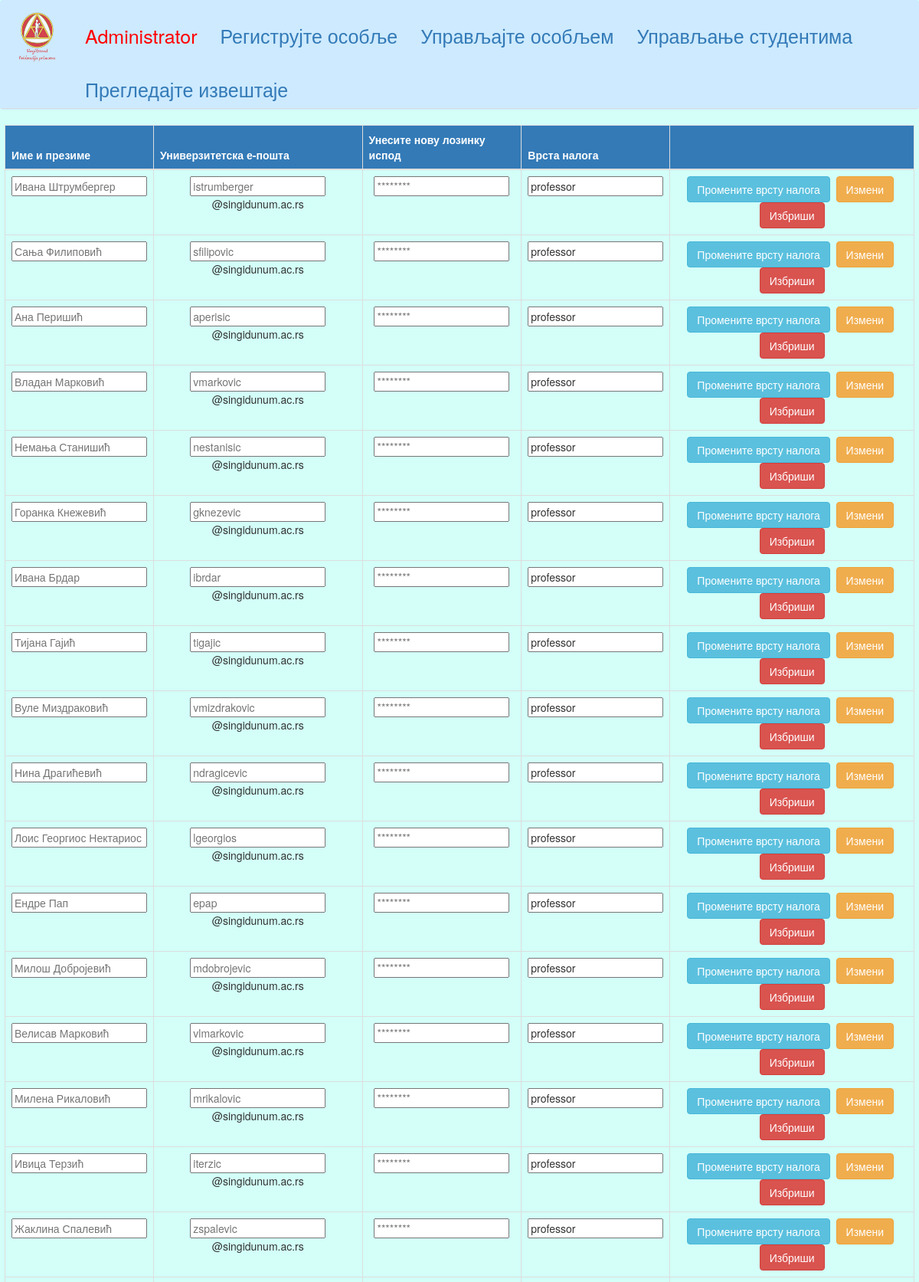
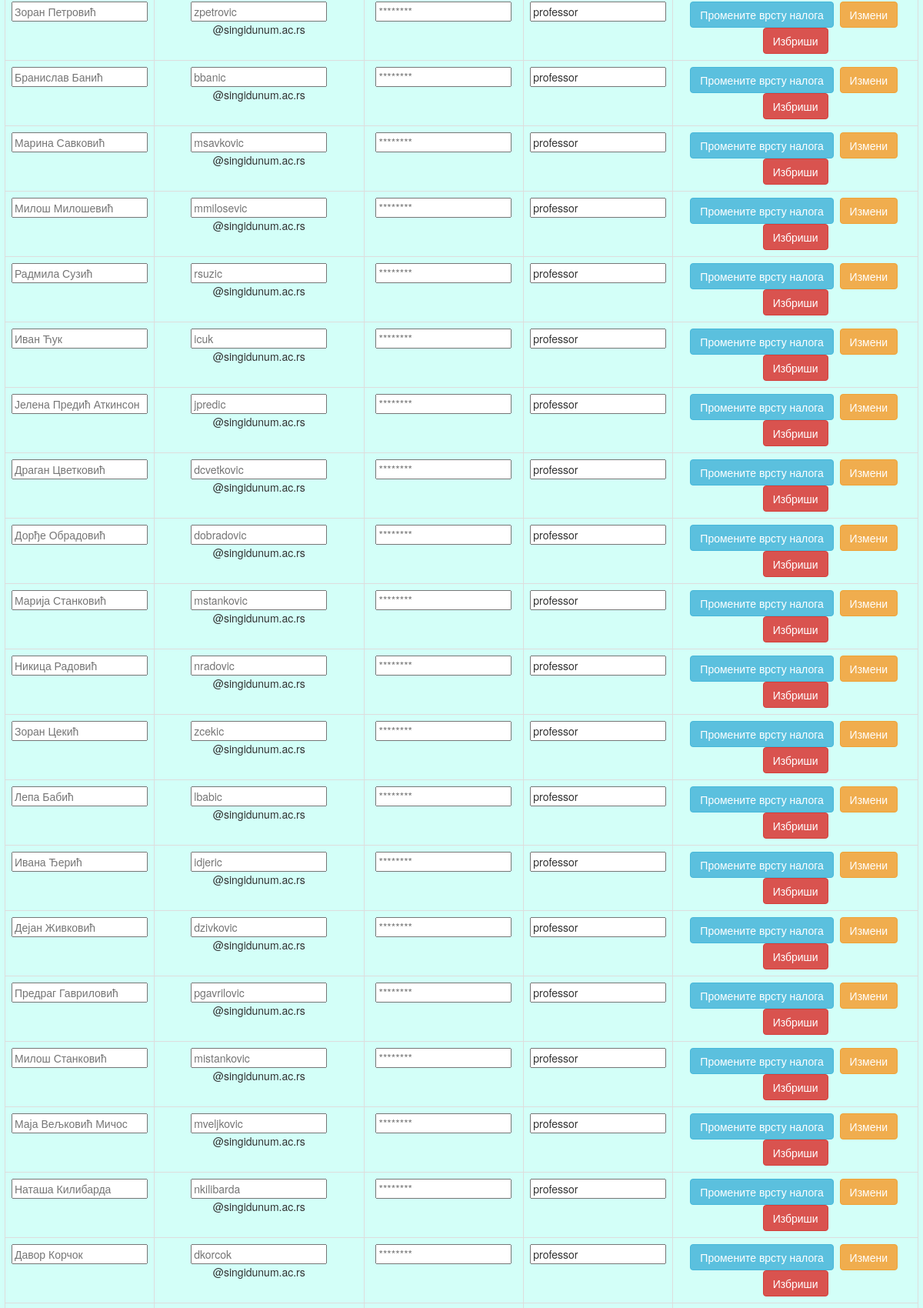
The app's page /index.php?language=serbianCyrilic&page=staff_management (signed in, upper part) with its own data (2 pictures, top to bottom).
### tables this page shows
CREATE TABLE `staff` (
  `staff_id` int(10) unsigned NOT NULL,
  `name_surname` varchar(128) NOT NULL,
  `email` varchar(128) NOT NULL,
  `password_hash` varchar(128) NOT NULL,
  `role` enum('assistant','professor') NOT NULL,
  PRIMARY KEY (`staff_id`),
  UNIQUE KEY `uq_email_role` (`email`,`role`) USING BTREE
);

### index.php (the view, shortened to what this page needs)
<!DOCTYPE html>
<html>
    <head>
        <link rel="stylesheet" href="https://maxcdn.bootstrapcdn.com/bootstrap/3.4.1/css/bootstrap.min.css">
    </head>
    <body style="background-color: #d3fff8;">
        <?php
            require DIR_CORE . "/database_connection.php";
            $xml = @simplexml_load_file(DIR_LANGUAGES . "/{$_SESSION["language"]}.xml") or die(file_get_contents("error404.html"));
            echo initiateHeader($xml);
            if($_SESSION["loggedInAs"] === "professor"){
                switch($_SESSION["page"]){
                    case "teaching_subject_management": echo initiateProfessorPage1($xml, $conn); break;
                    case "add_new_subject": echo initiateProfessorPage2($xml, $conn); break;
                    case "professor_reports": echo initiateProfessorPage3($xml, $conn); break;
                    default: echo file_get_contents("error404.html"); break;
                }
            }
            else if($_SESSION["loggedInAs"] === "assistant"){
                switch($_SESSION["page"]){
                    case "teaching_exercises": echo initiateAssistantPage1($xml, $conn); break;
                    case "exercises_reports": echo initiateAssistantPage2($xml, $conn); break;
                    default: echo file_get_contents("error404.html"); break;
                }
            }
            else if($_SESSION["loggedInAs"] === "admin"){
                switch($_SESSION["page"]){
                    case "staff_management": echo initiateAdminPage2($xml, $conn); break;
                }
            }
            else {
                switch(@$_SESSION["page"]){
                    case "login": echo initiateLoginPage($xml); break;
                    case "admin_access": echo initiateAdminAccessPage($xml, $conn); break;
                    default: echo file_get_contents("error404.html"); break;
                }
            }
        ?>
    </body>
</html>
<?php
    function initiateHeader($xml){
        $header = file_get_contents(DIR_TEMPLATES . "/header.html");
        $links = "";
        $pageName = "";
        $linkID = 1;
        $logoutHref = DIR_CORE . '/logout.php';
        if($_SESSION["loggedInAs"] === null)
            $pageName = "home";
        else {
            $pageName = $_SESSION["loggedInAs"];
            $links .= "<a class='navbar-brand mr-2 mr-md-2' style='font-size: 25px !important; margin-top: 0.8em; color: red;'
                            href={$logoutHref} class=''>". $_SESSION['loggedInUser'] . "</a>";
        }
        do {
            $links .= "
                <a class='navbar-brand mr-2 mr-md-2'
                style='font-size: 25px !important; margin-top: 0.8em;'
                href='index.php?language={$_SESSION["language"]}&page={$xml->navigation->{$pageName . "Page"}->{"link" . $linkID}->href[0]}'>
                {$xml->navigation->{$pageName . "Page"}->{"link" . $linkID}->name[0]}</a>
            ";
            $linkID++;
        } while(isset($xml->navigation->{$pageName . "Page"}->{"link" . $linkID}));
        $header = str_replace("{IMAGE_SRC}", DIR_MISCELLANEOUS . "/logo.png", $header);
        $header = str_replace("{LINKS}", $links, $header);
        return $header;
    }
    function initiateAdminPage2($xml,$conn){
        $page_context = file_get_contents(DIR_TEMPLATES . "/staffManagement.html");
        $page_context = str_replace("{FORM_ACTION}", DIR_CORE . "/staff_managment.php", $page_context);
        $page_context = str_replace("{NS_TITLE}",$xml->registrationPage->nameSurname[0], $page_context);
        $page_context = str_replace("{EMAIL_TITLE}",$xml->registrationPage->email[0], $page_context);
        $page_context = str_replace("{PASSWORD_TITLE}",$xml->adminPage->passwordTitle[0], $page_context);
        $page_context = str_replace("{ROLE_TITLE}",$xml->adminPage->roleTitle[0], $page_context);
        $tBody = "";
        $data = $conn->query("SELECT * FROM staff WHERE NOT staff_id = 1");
        while($staff_member = $data->fetch_assoc()){
            $email = explode("@",$staff_member["email"])[0];
            $tBody .= "
                <tr>
                    <td><input type='text' id='newNS_{$staff_member['staff_id']}' name='newNS_{$staff_member['staff_id']}' placeholder='{$staff_member['name_surname']}'></td>
                    <td><input type='text' id='newUE_{$staff_member['staff_id']}' name='newUE_{$staff_member['staff_id']}' placeholder='{$email}'></input>@singidunum.ac.rs</td>
                    <td><input type='password' id='newPASS_{$staff_member['staff_id']}' name='newPASS_{$staff_member['staff_id']}' placeholder='********'></input></td>
                    <td><input type='text' id='oldRole_{$staff_member['staff_id']}' name='oldRole_{$staff_member["staff_id"]}' value='{$staff_member["role"]}' readonly></input></td>
                    <td>
                        <input type='submit' id='switchRole_{$staff_member['staff_id']}' name='switchRole_{$staff_member['staff_id']}' class='btn btn-info' value='{$xml->adminPage->switchRoleBtn[0]}'></input>&nbsp;
                        <input type='submit' id='edit_{$staff_member['staff_id']}' name='edit_{$staff_member['staff_id']}' class='btn btn-warning' value='{$xml->adminPage->editBtn[0]}'></input>&nbsp;
                        <input type='submit' id='delete_{$staff_member['staff_id']}' name='delete_{$staff_member['staff_id']}'class='btn btn-danger' value='{$xml->adminPage->deleteBtn[0]}'></input>
                    </td>
                </tr>
            ";
        }
        $page_context = str_replace("{tBody}",$tBody, $page_context);
        return $page_context;
    }
?>

### records on screen
staff: name_surname "Ивана Штрумбергер", email "istrumberger", role "professor"
staff: name_surname "Сања Филиповић", email "sfilipovic", role "professor"
staff: name_surname "Ана Перишић", email "aperisic", role "professor"
staff: name_surname "Владан Марковић", email "vmarkovic", role "professor"
staff: name_surname "Немања Станишић", email "nestanisic", role "professor"
staff: name_surname "Горанка Кнежевић", email "gknezevic", role "professor"
staff: name_surname "Ивана Брдар", email "ibrdar", role "professor"
staff: name_surname "Тијана Гајић", email "tigajic", role "professor"
staff: name_surname "Вуле Миздраковић", email "vmizdrakovic", role "professor"
staff: name_surname "Нина Драгићевић", email "ndragicevic", role "professor"
staff: name_surname "Лоис Георгиос Нектариос", email "lgeorgios", role "professor"
staff: name_surname "Ендре Пап", email "epap", role "professor"
staff: name_surname "Милош Добројевић", email "mdobrojevic", role "professor"
staff: name_surname "Велисав Марковић", email "vlmarkovic", role "professor"
staff: name_surname "Милена Рикаловић", email "mrikalovic", role "professor"
staff: name_surname "Ивица Терзић", email "iterzic", role "professor"
staff: name_surname "Жаклина Спалевић", email "zspalevic", role "professor"
staff: name_surname "Зоран Петровић", email "zpetrovic", role "professor"
staff: name_surname "Бранислав Банић", email "bbanic", role "professor"
staff: name_surname "Марина Савковић", email "msavkovic", role "professor"
staff: name_surname "Милош Милошевић", email "mmilosevic", role "professor"
staff: name_surname "Радмила Сузић", email "rsuzic", role "professor"
staff: name_surname "Иван Ћук", email "icuk", role "professor"
staff: name_surname "Јелена Предић Аткинсон", email "jpredic", role "professor"
staff: name_surname "Драган Цветковић", email "dcvetkovic", role "professor"
staff: name_surname "Дорђе Обрадовић", email "dobradovic", role "professor"
staff: name_surname "Марија Станковић", email "mstankovic", role "professor"
staff: name_surname "Никица Радовић", email "nradovic", role "professor"
staff: name_surname "Зоран Цекић", email "zcekic", role "professor"
staff: name_surname "Лепа Бабић", email "lbabic", role "professor"
staff: name_surname "Ивана Ђерић", email "idjeric", role "professor"
staff: name_surname "Дејан Живковић", email "dzivkovic", role "professor"
staff: name_surname "Предраг Гавриловић", email "pgavrilovic", role "professor"
staff: name_surname "Милош Станковић", email "mistankovic", role "professor"
staff: name_surname "Маја Вељковић Мичос", email "mveljkovic", role "professor"
staff: name_surname "Наташа Килибарда", email "nkilibarda", role "professor"
staff: name_surname "Давор Корчок", email "dkorcok", role "professor"

### other values on screen
$_SESSION['loggedInUser'] "Administrator"
$xml->navigation->{$pageName . "Page"}->{"link" . $linkID}->name[0] "Региструјте особље"
$xml->navigation->{$pageName . "Page"}->{"link" . $linkID}->name[0] "Управљајте особљем"
$xml->navigation->{$pageName . "Page"}->{"link" . $linkID}->name[0] "Управљање студентима"
$xml->navigation->{$pageName . "Page"}->{"link" . $linkID}->name[0] "Прегледајте извештаје"
initiateAdminPage2($xml, $conn) "Име и презиме Универзитетска е-пошта Унесите нову лозинку испод Врста налога"
